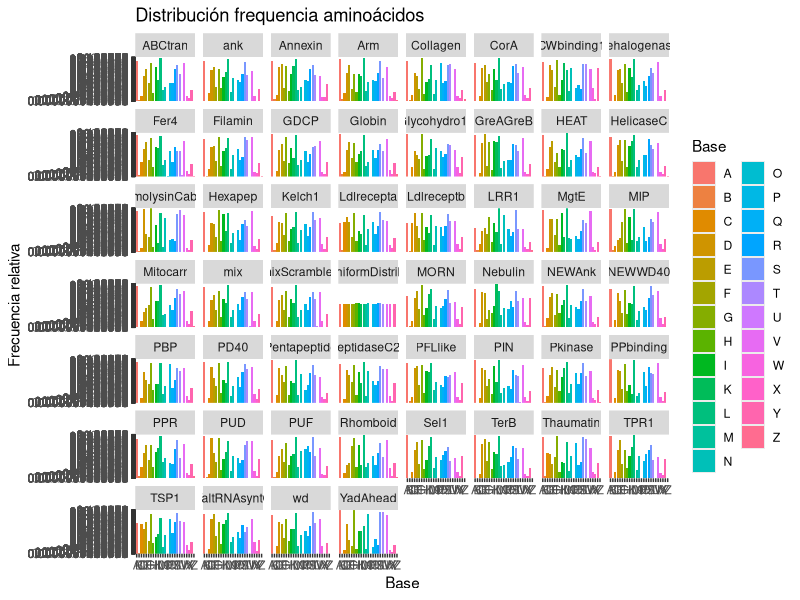

R code for this plot: (Note: this script raises an error after producing the figure.)
library(ggplot2)
setwd("/home/[user]/Escritorio/tesis/src/parse")
freqTotales = read.table("freq-dist.txt", header=TRUE)
#Facet
ggplot(freqTotales, aes(y=fr, x=let, fill=let)) +
  geom_bar( stat="identity") + facet_wrap(~fam) +
  xlab("Base") + ylab("Frecuencia relativa") +
  scale_fill_hue(name="Base") + 
  ggtitle("Distribución frequencia aminoácidos")

#Facet order freq desc
ggplot(s1, aes(y=fr, x=reorder(let,-fr), fill=let)) +
  geom_bar( stat="identity") + facet_wrap(~fam) +
  xlab("Base") + ylab("Frecuencia relativa") +
  scale_fill_hue(name="Base") + 
  ggtitle("Distribución frequencia aminoácidos")

# Grouped
ggplot(freqTotales, aes(fill=fam, y=fr, x=let)) + 
  geom_bar(position="dodge", stat="identity") +
  xlab("Base") + ylab("Frecuencia relativa") +
  scale_fill_hue(name="Familia") + 
  ggtitle("Distribución frequencia aminoácidos")

#Subset
subreq = subset(freqTotales, fam=='ank' | fam=='dehalogenase')

#Descending order

#Convertir dataframe a numerico
#freqTotales$fr = as.numeric(as.character(freqTotales$fr))

#bigger subset
s1 = subset(freqTotales, fam == 'ank' | fam == 'Filamin' 
            | fam == 'Annexin' | fam == 'Collagen' | fam == 'dehalogenase' | fam == 'Rhomboid')
